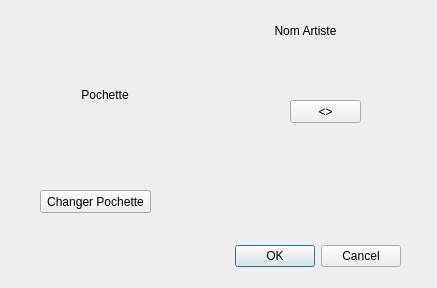
<?xml version="1.0" encoding="UTF-8"?>
<ui version="4.0">
 <class>ModificationArtisteDialog</class>
 <widget class="QDialog" name="ModificationArtisteDialog">
  <property name="geometry">
   <rect>
    <x>0</x>
    <y>0</y>
    <width>437</width>
    <height>288</height>
   </rect>
  </property>
  <property name="windowTitle">
   <string>Dialog</string>
  </property>
  <widget class="QDialogButtonBox" name="buttonBox">
   <property name="geometry">
    <rect>
     <x>60</x>
     <y>240</y>
     <width>341</width>
     <height>32</height>
    </rect>
   </property>
   <property name="orientation">
    <enum>Qt::Horizontal</enum>
   </property>
   <property name="standardButtons">
    <set>QDialogButtonBox::Cancel|QDialogButtonBox::Ok</set>
   </property>
  </widget>
  <widget class="QLabel" name="Pochette">
   <property name="geometry">
    <rect>
     <x>30</x>
     <y>20</y>
     <width>150</width>
     <height>150</height>
    </rect>
   </property>
   <property name="minimumSize">
    <size>
     <width>150</width>
     <height>150</height>
    </size>
   </property>
   <property name="text">
    <string>Pochette</string>
   </property>
   <property name="alignment">
    <set>Qt::AlignCenter</set>
   </property>
  </widget>
  <widget class="QLabel" name="NomArtiste">
   <property name="geometry">
    <rect>
     <x>180</x>
     <y>10</y>
     <width>251</width>
     <height>41</height>
    </rect>
   </property>
   <property name="text">
    <string>Nom Artiste</string>
   </property>
   <property name="alignment">
    <set>Qt::AlignCenter</set>
   </property>
  </widget>
  <widget class="QPushButton" name="ChangerPochette">
   <property name="geometry">
    <rect>
     <x>40</x>
     <y>190</y>
     <width>111</width>
     <height>23</height>
    </rect>
   </property>
   <property name="text">
    <string>Changer Pochette</string>
   </property>
  </widget>
  <widget class="QPushButton" name="Inversion">
   <property name="geometry">
    <rect>
     <x>290</x>
     <y>100</y>
     <width>71</width>
     <height>23</height>
    </rect>
   </property>
   <property name="text">
    <string>&lt;&gt;</string>
   </property>
  </widget>
 </widget>
 <resources/>
 <connections>
  <connection>
   <sender>buttonBox</sender>
   <signal>accepted()</signal>
   <receiver>ModificationArtisteDialog</receiver>
   <slot>accept()</slot>
   <hints>
    <hint type="sourcelabel">
     <x>498</x>
     <y>254</y>
    </hint>
    <hint type="destinationlabel">
     <x>157</x>
     <y>274</y>
    </hint>
   </hints>
  </connection>
  <connection>
   <sender>buttonBox</sender>
   <signal>rejected()</signal>
   <receiver>ModificationArtisteDialog</receiver>
   <slot>reject()</slot>
   <hints>
    <hint type="sourcelabel">
     <x>316</x>
     <y>260</y>
    </hint>
    <hint type="destinationlabel">
     <x>286</x>
     <y>274</y>
    </hint>
   </hints>
  </connection>
 </connections>
</ui>
